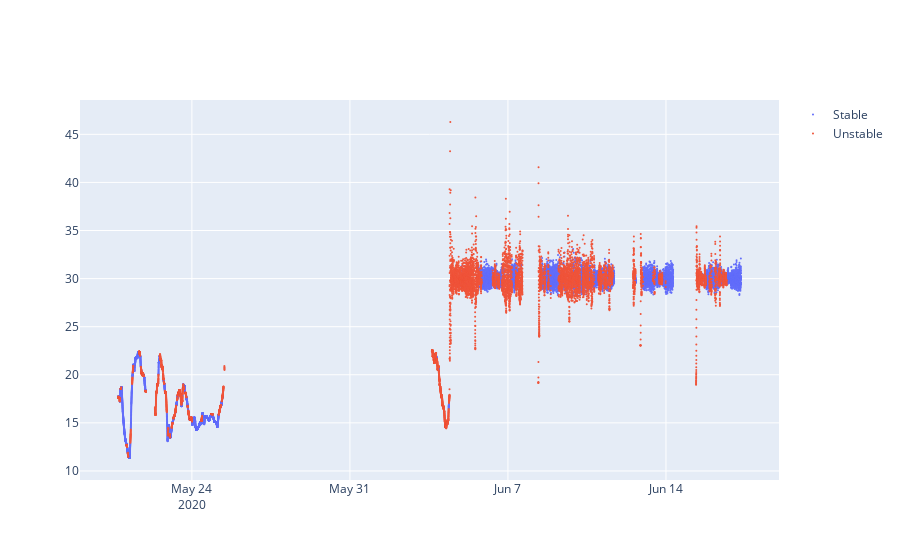

Notebook cell for this chart:
### Code cell
var = "T10"
stable = stability_df[stability_df["Status"] == "Stable"]
unstable = stability_df[stability_df["Status"] == "Unstable"]

fig = go.Figure()

fig.add_trace(
    go.Scatter(
        x=stable['Time'], 
        y=stable[var], 
        mode='markers', 
        marker=dict(size=2),
        name='Stable',
    )
)

fig.add_trace(
    go.Scatter(
        x=unstable['Time'], 
        y=unstable[var], 
        mode='markers', 
        marker=dict(size=2),
        name='Unstable',
    )
)

fig.show()

### Figure 1 — Plotly figure (JSON) as saved in the notebook; plotly's stock layout.template omitted (floating-point values rounded to 4 significant figures; data arrays with more than 128 entries replaced by an {"elided": "..."} marker saying what was removed)
{"data": [{"marker": {"size": 2}, "mode": "markers", "name": "Stable", "type": "scatter", "x": {"elided": "11944 str values"}, "y": {"elided": "11944 float values"}}, {"marker": {"size": 2}, "mode": "markers", "name": "Unstable", "type": "scatter", "x": {"elided": "9674 str values"}, "y": {"elided": "9674 float values"}}], "layout": {}}
